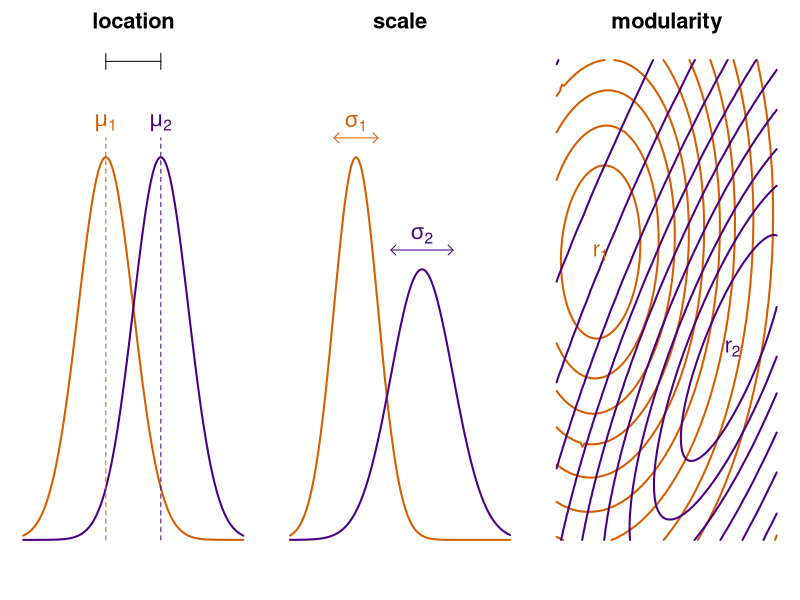

This chart was generated by the following R code:
# dark orange and dark indigo hex codes
col1 <- "#D55E00"   # orange
col2 <- "#4B0082"   # indigo

# set up a 3-panel layout
par(mfrow = c(1, 3), mar = c(3, 1, 3, 1) + 0.1, xpd = NA)

##### panel 1 – location ######################################################
curve(dnorm(x, -1, 1),
      from = -4, to = 4, ylim = c(0, 0.5),
      lwd = 2, col = col1, axes = FALSE, xlab = "", ylab = "",
      main = "location", cex.main = 2)
curve(dnorm(x,  1, 1),
      add = TRUE, lwd = 2, col = col2)

# dashed verticals at the means
segments(-1, 0, -1, dnorm(-1, -1, 1) * 1.05, lty = 2, col = col1)
segments( 1, 0,  1, dnorm( 1,  1, 1) * 1.05, lty = 2, col = col2)

# mu labels
text(-1, dnorm(-1, -1, 1) *1.05, expression(mu[1]), pos = 3, col = col1, cex = 2)
text( 1, dnorm( 1,  1, 1) *1.05, expression(mu[2]), pos = 3, col = col2, cex = 2)

# double-headed arrow between the means
arrows(-1, dnorm(-1, -1, 1) * 1.25, 1, 
       dnorm(-1, -1, 1) *1.25, code = 3, angle = 90, length = 0.08)

##### panel 2 – scale #########################################################
curve(dnorm(x, -2, 1),
      from = -5, to = 5, ylim = c(0, 0.5),
      lwd = 2, col = col1, axes = FALSE, xlab = "", ylab = "",
      main = "scale", cex.main = 2)
curve(dnorm(x,  1, sqrt(2)),
      add = TRUE, lwd = 2, col = col2)

# sigma arrows and labels
y1 <- dnorm(-1, -1, 1) + 0.02
arrows(- 2 - 1, y1, -2 + 1, y1, code = 3, angle = 45, length = 0.07, col = col1)
text(-2, y1, expression(sigma[1]), pos = 3, col = col1, cex = 2)

y2 <- dnorm(1, 1, sqrt(2)) + 0.02
arrows(1 - sqrt(2), y2, 1 + sqrt(2), y2, code = 3, angle = 45, length = 0.07, col = col2)
text(1, y2, expression(sigma[2]), pos = 3, col = col2, cex = 2)

##### panel 3 – modularity (fixed) ############################################
# grid for bivariate normals
x <- seq(-5, 5, length.out = 120)
y <- seq(-5, 5, length.out = 120)

# helper: unit-variance bivariate normal pdf with correlation rho
bvn <- function(x, y, mx, my, rho) {
  z  <- ( (x - mx)^2 - 2 * rho * (x - mx) * (y - my) + (y - my)^2 )
  exp( -z / (2 * (1 - rho^2)) ) / (2 * pi * sqrt(1 - rho^2))
}

# build z-matrices with outer(): rows = x, cols = y  →  correct for contour()
z1 <- outer(x, y, function(x, y) bvn(x, y, -3,  1, 0.1))  # r1 = 0.1
z2 <- outer(x, y, function(x, y) bvn(x, y,  3, -1, 0.8))  # r2 = 0.8

# draw contours

qs <- c(0.0001, 1:9/10)
contour(x, y, z1,
        levels = quantile(z1, qs),
        drawlabels = FALSE, axes = FALSE, xlab = "", ylab = "",
        main = "modularity", col = col1, lwd = 2, 
        xlim = c(-5,5), ylim = c(-5,5), cex.main = 2)
contour(x, y, z2,
        levels = quantile(z2, qs),
        drawlabels = FALSE, axes = FALSE, add = TRUE,
        col = col2, lwd = 2)

# r labels near the means
text(-3,  1, expression(r[1]), col = col1, cex = 2)
text( 3, -1, expression(r[2]),  col = col2, cex = 2)
